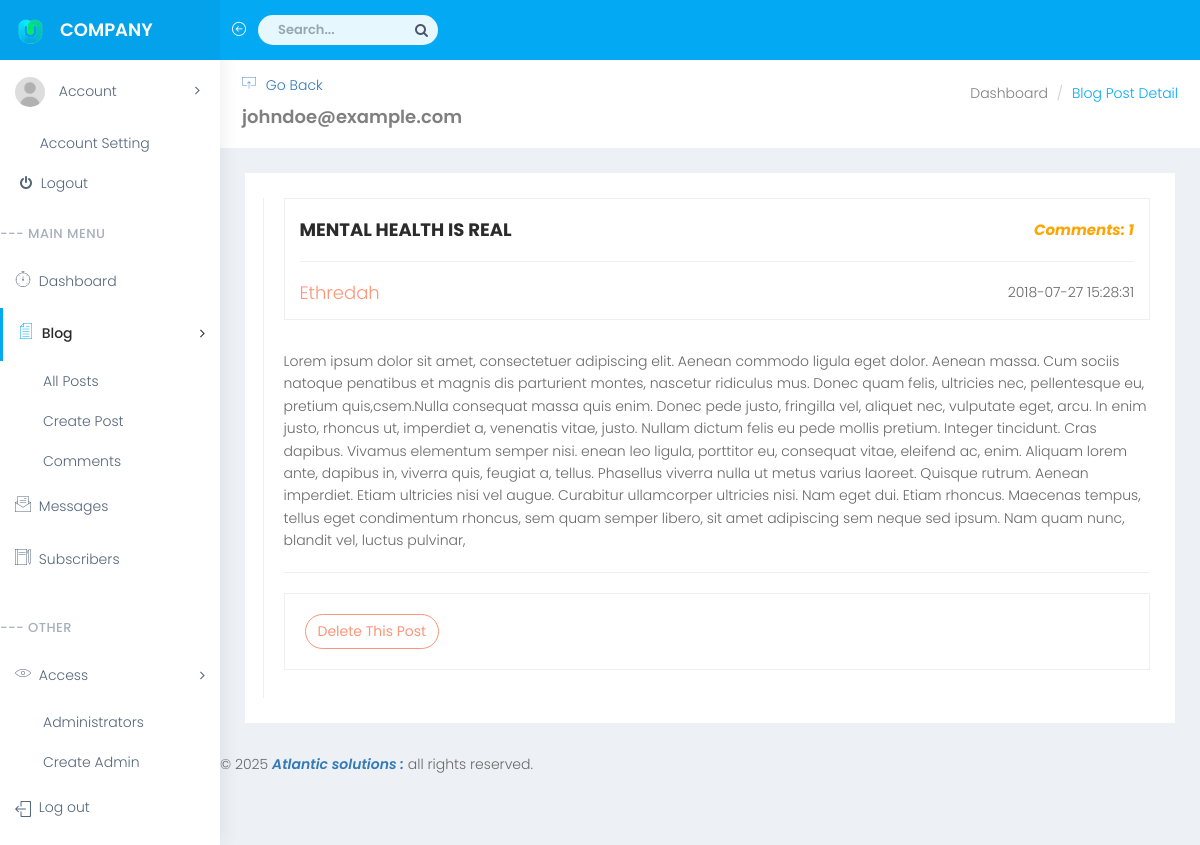
The app's page /admin/post-details.php?id=5 (signed in) with its own data.
### tables this page shows
CREATE TABLE `posts` (
  `id` int(11) NOT NULL,
  `author` varchar(200) NOT NULL,
  `title` varchar(400) NOT NULL,
  `content` text NOT NULL,
  `date` datetime NOT NULL DEFAULT current_timestamp()
);

### admin/post-details.php (the view, shortened to what this page needs)
<?php
    require_once "functions/db.php";
    $email = $_SESSION['email'];
        if (isset($_GET['id'])) {
        $postid = $_GET['id'];
      }
      else {
        header('Location:posts.php');
      }
    ?>
<!DOCTYPE html>
<html lang="en">
<head>
    <link href="bootstrap/dist/css/bootstrap.min.css" rel="stylesheet">
    <link href="../plugins/bower_components/bootstrap-extension/css/bootstrap-extension.css" rel="stylesheet">
    <link href="../plugins/bower_components/sidebar-nav/dist/sidebar-nav.min.css" rel="stylesheet">
    <link href="../plugins/bower_components/morrisjs/morris.css" rel="stylesheet">
    <link href="css/animate.css" rel="stylesheet">
    <link href="css/style.css" rel="stylesheet">
    <link href="css/colors/blue.css" id="theme" rel="stylesheet">
</head>
<body>
    <div id="wrapper">
        <nav class="navbar navbar-default navbar-static-top m-b-0">
            <div class="navbar-header"> <a class="navbar-toggle hidden-sm hidden-md hidden-lg " href="javascript:void(0)" data-toggle="collapse" data-target=".navbar-collapse"><i class="ti-menu"></i></a>
                <div class="top-left-part"><a class="logo" href="index.php"><b><img src="../plugins/images/icon.png" style="width: 30px; height: 30px;" alt="home" /></b><span class="hidden-xs"><b>Company</b></span></a></div>
                <ul class="nav navbar-top-links navbar-left hidden-xs">
                    <li><a href="javascript:void(0)" class="open-close hidden-xs waves-effect waves-light"><i class="icon-arrow-left-circle ti-menu"></i></a></li>
                    <li>
                        <form role="search" class="app-search hidden-xs">
                            <input type="text" placeholder="Search..." class="form-control"> <a href=""><i class="fa fa-search"></i></a> </form>
                    </li>
                </ul>
                <ul class="nav navbar-top-links navbar-right pull-right">
                    <li class="right-side-toggle"> <a class="waves-effect waves-light" href="javascript:void(0)"><i class="ti-settings"></i></a></li>
                </ul>
            </div>
        </nav>
        <div class="navbar-default sidebar" role="navigation">
            <div class="sidebar-nav navbar-collapse slimscrollsidebar">
                <ul class="nav" id="side-menu">
                    <li class="user-pro">
                        <a href="#" class="waves-effect"><img src="../plugins/images/user.jpg" alt="user-img" class="img-circle"> <span class="hide-menu"> Account<span class="fa arrow"></span></span>
                        </a>
                        <ul class="nav nav-second-level">
                            <li><a href="settings.php"><i class="ti-settings"></i> Account Setting</a></li>
                            <li><a href="login.php"><i class="fa fa-power-off"></i> Logout</a></li>
                        </ul>
                    </li>
                    <li class="nav-small-cap m-t-10">--- Main Menu</li>
                    <li> <a href="index.php" class="waves-effect"><i class="linea-icon linea-basic fa-fw" data-icon="v"></i> <span class="hide-menu"> Dashboard </a>
                    </li>
                  <li> <a href="#" class="waves-effect active"><i data-icon="&#xe00b;" class="linea-icon linea-basic fa-fw"></i> <span class="hide-menu">Blog<span class="fa arrow"></span></span></a>
                        <ul class="nav nav-second-level">
                            <li><a href="posts.php">All Posts</a></li>
                            <li><a href="new-post.php">Create Post</a></li>
                            <li><a href="comments.php" class="waves-effect">Comments</a>
                            </li>
                        </ul>
                    </li>
                   <li><a href="inbox.php" class="waves-effect"><i data-icon=")" class="linea-icon linea-basic fa-fw"></i> <span class="hide-menu">Messages</span></a>
                    </li>
                    <li><a href="subscribers.php" class="waves-effect"><i data-icon="n" class="linea-icon linea-basic fa-fw"></i> <span class="hide-menu">Subscribers</span></a>
                    </li>
                     <li class="nav-small-cap">--- Other</li>
                    <li> <a href="#" class="waves-effect"><i data-icon="H" class="linea-icon linea-basic fa-fw"></i> <span class="hide-menu">Access<span class="fa arrow"></span></span></a>
                        <ul class="nav nav-second-level">
                            <li><a href="users.php">Administrators</a></li>
                            <li><a href="new-user.php">Create Admin</a></li>
                        </ul>
                    </li>
                    <li><a href="login.php" class="waves-effect"><i class="icon-logout fa-fw"></i> <span class="hide-menu">Log out</span></a></li>
                </ul>
            </div>
        </div>
        <div id="page-wrapper">
            <div class="container-fluid">
                <div class="row bg-title">
                    <div class="col-lg-3 col-md-4 col-sm-4 col-xs-12">
                        <a href="posts.php" class="waves-effect "><i data-icon="&#xe020;" class="linea-icon linea-basic fa-fw"></i> <span class="hide-menu">Go Back</span></a>
                        <h4 class="page-title"><?php echo $email;?></h4> </div>
                    <div class="col-lg-9 col-sm-8 col-md-8 col-xs-12">
                        <ol class="breadcrumb">
                            <li><a href="#">Dashboard</a></li>
                            <li class="active">Blog Post Detail</li>
                        </ol>
                    </div>
                </div>
                <div class="row">
                    <div class="col-md-12">
                        <div class="white-box">
                            <div class="row">
                                <?php
                                    $sql="SELECT * FROM posts WHERE id='$postid'";
                                     $query = mysqli_query($connection, $sql);
                                        while ($row = mysqli_fetch_assoc($query)) {
                                            $postid = $row["id"];
                                                    $sql2 = "SELECT * FROM comments WHERE blogid=$postid";
                                                    $query2 = mysqli_query($connection, $sql2);
                                            echo
                                '<div class="col-lg-12 col-md-9 col-sm-8 col-xs-12 mail_listing">
                                    <div class="media m-b-30 p-t-20">
                                    	<h4 class="font-bold m-t-0">'.$row["title"].'
                                        <i style="float:right; font-size:15px; color:orange;">Comments: '.mysqli_num_rows($query2).'</i>
                                        </h4>
                                        <hr>
                                        <div class="media-body"> <span class="media-meta pull-right">'.$row["date"].'</span>
                                            <h4 class="text-danger m-0">'.$row["author"].'</h4></div>
                                    </div>
                                    <p>'.$row["content"].'</p>
                                    <hr>
                                    <div class="b-all p-20">
                                       <a href="#" class="btn btn-danger btn-rounded btn-outline hidden-xs hidden-sm waves-effect waves-light" data-toggle="modal" data-target="#responsive-modal'.$row["id"].'">Delete This Post</a>
                                    </div>
                                </div>
                                            <div id="responsive-modal'.$row["id"].'" class="modal fade" tabindex="-1" role="dialog" aria-labelledby="myModalLabel" aria-hidden="true" style="display: none;">
                                                        <input type="hidden" name="id" value="'.$row["id"].'"/>
                                            </div>
                                '
                                ;}
                                ?>
                            </div>
                        </div>
                    </div>
                </div>
            </div>
            <p class="copyright">
        &copy; <script>document.write(new Date().getFullYear())</script> <a href="#"> <b> <i>Atlantic solutions : </i> </b> </a> all rights reserved.
      </p>
        </div>
    </div>
</body>
</html>

### admin/css/colors/blue.css (style rules this page uses)
body { background: #fff; }
.top-left-part { background: rgba(0, 0, 0, 0.04); }
.navbar-header { background: #03a9f3; }
.navbar-top-links > li > a { color: #ffffff; }
.bg-title .breadcrumb .active { color: #03a9f3; }
.sidebar { background: #fff; box-shadow: 1px 0px 20px rgba(0, 0, 0, 0.08); }
#side-menu li a { color: #54667a; }
#side-menu li a { color: #54667a; border-left: 0px solid #fff; }
#side-menu > li > a.active { border-left: 3px solid #03a9f3; color: #2b2b2b; font-weight: 500; }
#side-menu > li > a.active i { color: #03a9f3; }

### records on screen
posts: title "MENTAL HEALTH IS REAL", mysqli_num_rows($query2) "1", date "2018-07-27 15:28:31", author "Ethredah", content "Lorem ipsum dolor sit amet, consectetuer adipiscing elit. Aenean commodo ligula eget dolor. Aenean massa. Cum sociis natoque penatibus et magnis dis parturient montes, nascetur ridiculus mus. Donec quam felis, ultricies nec, pellentesque eu, pretium quis,csem.Nulla consequat massa quis enim. Donec pede justo, fringilla vel, aliquet nec, vulputate eget, arcu. In enim justo, rhoncus ut, imperdiet a, venenatis vitae, justo. Nullam dictum felis eu pede mollis pretium. Integer tincidunt. Cras dapibus. Vivamus elementum semper nisi. enean leo ligula, porttitor eu, consequat vitae, eleifend ac, enim. Aliquam lorem ante, dapibus in, viverra quis, feugiat a, tellus. Phasellus viverra nulla ut metus…"

### other values on screen
$email "johndoe@example.com"
